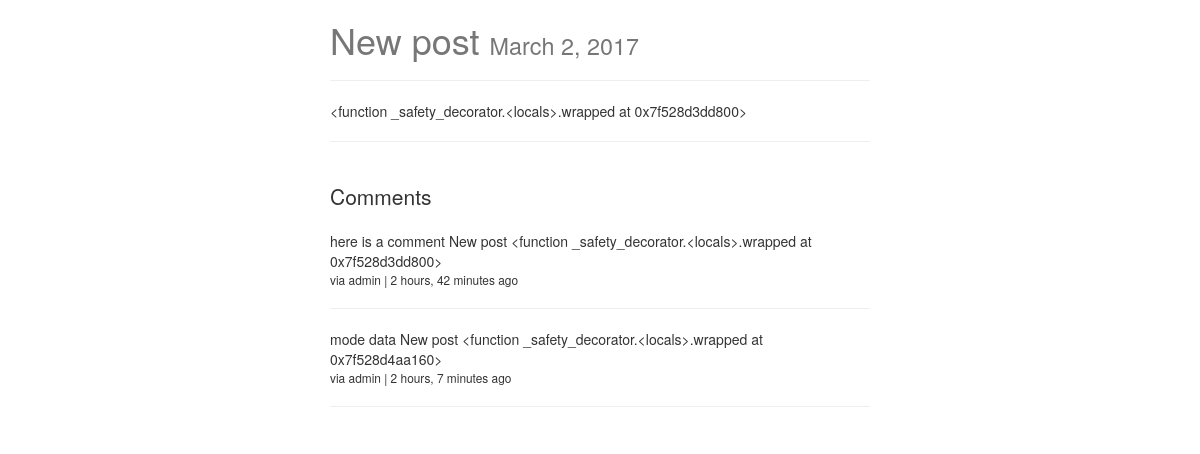
Page /posts/new-slug/ on the committed database.
### posts/models.py (models this page shows, shortened)
class Post(models.Model):
    user = models.ForeignKey(settings.AUTH_USER_MODEL, default=1)
    title = models.CharField(max_length=120)
    slug = models.SlugField(unique=True)
    image = models.ImageField(upload_to=upload_location,
            null=True,
            blank=True,
            width_field="width_field",
            height_field="height_field")
    height_field = models.IntegerField(default=0)
    width_field = models.IntegerField(default=0)
    content = models.TextField()
    draft = models.BooleanField(default=False)
    publish = models.DateField(auto_now=False, auto_now_add=False)
    updated = models.DateTimeField(auto_now=True, auto_now_add=False)
    timestamp = models.DateTimeField(auto_now=False, auto_now_add=True)
    objects = PostManager()
    def __str__(self):
        return self.title
    class Meta:
        ordering = ["-timestamp", "-updated"]
    def get_markdown(self):
        content = self.content
        markdown_text = markdown(content)
        return mark_safe(markdown_text)

### comments/models.py (models this page shows, shortened)
class Comment(models.Model):
	user = models.ForeignKey(settings.AUTH_USER_MODEL, default=1)
	content_type = models.ForeignKey(ContentType, on_delete=models.CASCADE)
	object_id = models.PositiveIntegerField()
	content_object = GenericForeignKey('content_type', 'object_id')
	content = models.TextField()
	timestamp = models.DateTimeField(auto_now_add=True)

### posts/views.py (the view)
# urls.py: url(r'^(?P<slug>[\w-]+)/$', post_detail, name='detail'),
def post_detail(request, slug=None):
	instance = get_object_or_404(Post, slug=slug)
	if instance.publish > timezone.now().date() or instance.draft:
		if not request.user.is_staff or not request.user.is_superuser:
			raise Http404
	share_string = quote_plus(instance.content)
	content_type = ContentType.objects.get_for_model(Post)
	obj_id = instance.id
	comments = Comment.objects.filter(content_type=content_type, object_id=obj_id)
	context = {
		"title": instance.title,
		"instance": instance,
		"share_string": share_string,
		"comments": comments,
	}
	return render(request, "post_detail.html", context)

### posts/templatetags/urlify.py (called while the page is built)
@register.filter
def urlify(value):
    return quote_plus(value)

### templates/post_detail.html (shortened to what this page needs)
{% extends "base.html" %}
{% load urlify %}
{% block content %}
<div class='col-sm-6 col-sm-offset-3'>
<h1>{{ title }} <small>{% if instance.draft %}<span style='color:red;'>Draft</span> {% endif %}{{ instance.publish }}</small></h1>
<p><div class="fb-like" data-href="{{ request.build_absolute_uri }}" data-layout="button_count" data-action="like" data-show-faces="true" data-share="true"></div>
<hr/>
</p>
<div class='row'>
<div class='col-sm-12'>
<div class="post-detail-item">{{ instance.get_markdown }}</div>
<hr/>
<br/>
<div>
	<p class="lead">Comments</p>
	{% for comment in comments %}
		<div class="">
			{{ comment.content }}
			{{ comment.content_object }}
			{{ comment.content_object.get_markdown }}
			<br/>
			<small>via {{ comment.user }} | {{ comment.timestamp|timesince }} ago</small>
			<hr>
		</div>
	{% endfor %}
</div>
</div>
</div>
</div>
{% endblock content %}

### static/css/base.css (style rules this page uses)
h1 { color: #777777; }

### rows in the picture
Post: title "New post", publish "March 2, 2017", get_markdown "<function _safety_decorator.<locals>.wrapped at 0x7f528d3dd800>"
Comment: content "here is a comment", content_object "New post", content_object.get_markdown "<function _safety_decorator.<locals>.wrapped at 0x7f528d3dd800>", user "admin", timestamp "2 hours, 42 minutes"
Comment: content "mode data", content_object "New post", content_object.get_markdown "<function _safety_decorator.<locals>.wrapped at 0x7f528d4aa160>", user "admin", timestamp "2 hours, 7 minutes"
